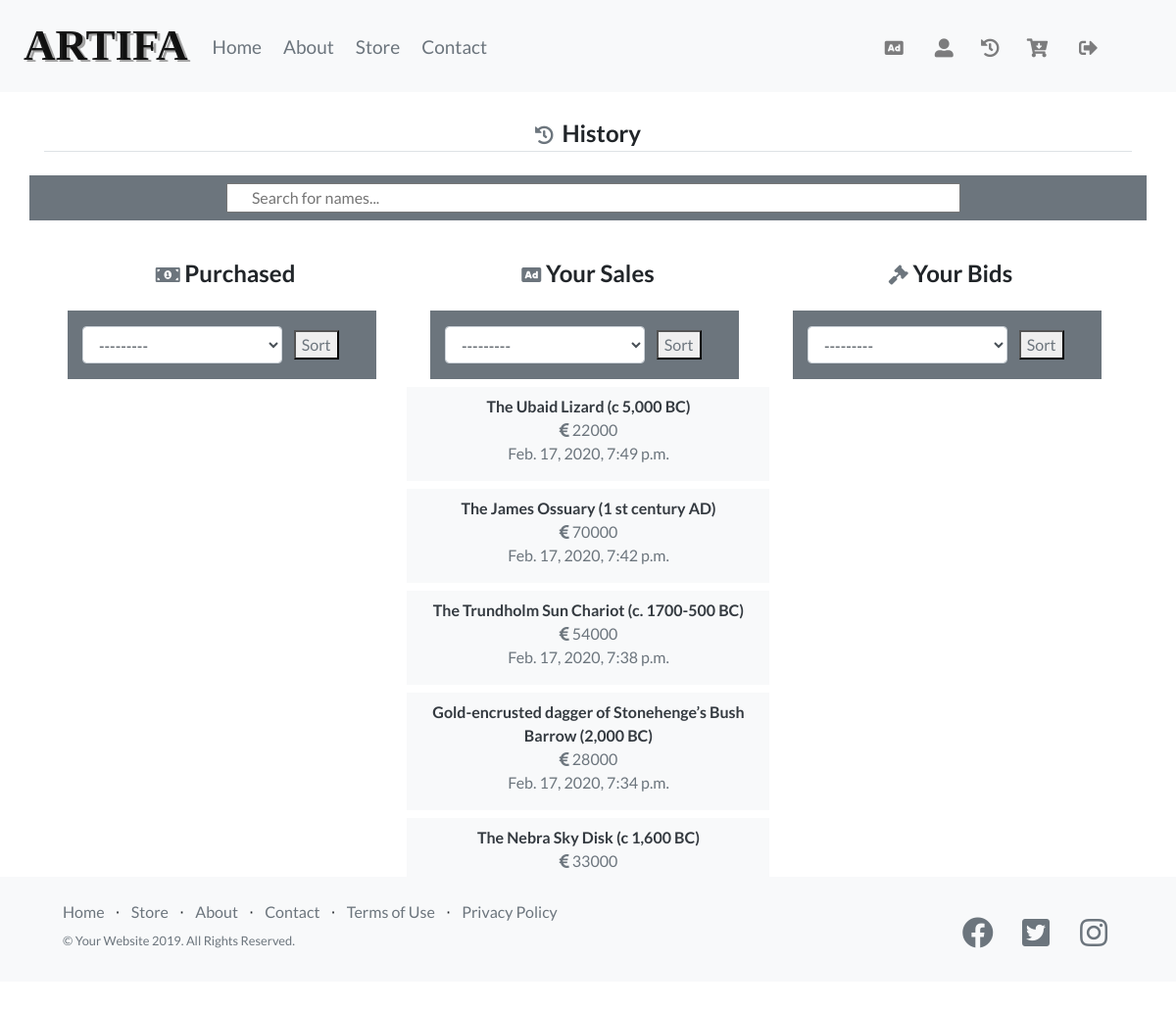
The page /profile/history/ (signed in) on the database its author committed.
### auction_store/models.py (models this page shows, shortened)
class Item(models.Model):
    image = models.ImageField(upload_to='item_pics', default='default.jpg')
    name = models.CharField(max_length=100)
    short = models.CharField(
        max_length=250, verbose_name="Short Description")
    origin_country = models.CharField(max_length=50)
    known_owners = models.CharField(
        max_length=150, verbose_name="Known Owners")
    desc = models.TextField(max_length=900, verbose_name="History")
    link_read_more = models.CharField(
        null=True, blank=True, max_length=900, verbose_name="Read More Link Address")
    price = models.IntegerField(verbose_name="Price (EURO)")
    start_date = models.DateTimeField(auto_now_add=True)
    end_date = models.DateTimeField(null=True, blank=True)
    in_auction = models.BooleanField(default=False)
    start_auction_price = models.IntegerField(
        null=True, blank=True, verbose_name="Auction Price (EURO)")
    sold = models.BooleanField(default=False)
    sold_date = models.DateTimeField(null=True, blank=True)
    sold_price = models.IntegerField(null=True, blank=True)
    bought_at_auction = models.BooleanField(default=False)
    seller = models.ForeignKey(User, on_delete=models.CASCADE)
    buyer = models.ForeignKey(
        User, null=True, blank=True, related_name="buyer", on_delete=models.CASCADE)
    winner = models.ForeignKey(
        User, null=True, blank=True, related_name="winner", on_delete=models.CASCADE)
    cart = models.ForeignKey(Cart, on_delete=models.SET_NULL,
                             blank=True, null=True)
    seller_active = models.BooleanField(default=True)
    buyer_active = models.BooleanField(default=False)
    winner_active = models.BooleanField(default=False)
    MILITARY = 'Military'
    PRIVATE = 'Private'
    TOOLS = 'Tools'
    TREASURE = 'Treasure'
    ARTISTIC = 'Artistic'
    OTHER = 'Other'
    CATEGORY = [
        (MILITARY, 'Military'),
        (PRIVATE, 'Private'),
        (TOOLS, 'Tools'),
        (TREASURE, 'Treasure'),
        (ARTISTIC, 'Artistic'),
        (OTHER, 'Other'),
    ]
    category = models.CharField(
        max_length=20,
        choices=CATEGORY,
        default=OTHER,
    )
    VERY_BAD = 'Very Bad'
    BAD = 'Bad'
    OK = 'OK'
    GOOD = 'Good'
    VERY_GOOD = 'Very Good'
    PERFECT = 'Perfect'
    CONDITION = [
        (VERY_BAD, 'Very Bad'),
        (BAD, 'Bad'),
        (OK, 'OK'),
        (GOOD, 'Good'),
        (VERY_GOOD, 'Very Good'),
        (PERFECT, 'Perfect'),
    ]
    condition = models.CharField(
        max_length=20,
        choices=CONDITION
    )
    @property
    def today_date(self):
        return timezone.now()
    @property
    def finish_date(self):
        return self.end_date

### users/views.py (the view)
# urls.py: path('profile/history/', user_views.history, name='history'),
@login_required
def history(request):
    items = Item.objects.all().order_by('-id')
    bids = Bid.objects.all().order_by('-id')
    the_user = Account.objects.get(user=request.user)
    cart = Cart.objects.get(user=request.user)
    sale_filter = SaleHistoryFilter(request.GET, queryset=items)
    purchase_filter = PurchaseHistoryFilter(request.GET, queryset=items)
    bid_filter = BidHistoryFilter(request.GET, queryset=bids)
    for item in items:
        if item.finish_date != None:
            if (item.finish_date < item.today_date and
                    item.winner != None and item.cart == None):
                item.cart = cart
                the_user.cart = cart
                cart.total += 1
                the_user.history_active = False
                the_user.history_checked = True
                cart.save()
                the_user.save()
                item.save()
        if the_user.history_checked == True:
            the_user.seller_active = False
            the_user.buyer_active = False
            the_user.winner_active = False
    the_user.history_active = False
    the_user.save()
    if request.method == 'GET':
        the_user.history_checked = True
        the_user.save()
    context = {
        'items': items,
        'bids': bids,
        'the_user': the_user,
        'cart': cart,
        'sale_filter': sale_filter,
        'purchase_filter': purchase_filter,
        'bid_filter': bid_filter,
    }
    return render(request, 'users/history.html', context)

### users/templates/users/history.html (shortened to what this page needs)
{% extends 'auction_store/base.html' %}
{% load static %}
{% load crispy_forms_tags %}
{% load crispy_forms_field %}
{% load my_tags %}
{% block content %}
<div id="history-wrapper" class="container">
 <legend class="border-bottom my-4 text-center font-weight-bolder">
  <i class="nav-item fas fa-history text-muted pr-1"></i>
   History
 </legend>
 <div class="row my-3 text-center">
  <div class="col-12 py-2 px-2 bg-secondary">
   <input type="text" id="myInput" onkeyup="searchHistrory()" class="col-8 px-4" placeholder="Search for names..." title="Type in a name">
  </div>
 </div>
 <div class="row m-auto">
  <div class="col-12 col-md-4 px-md-0">
   {% if user.account.buyer_active %}
    <h4 class="text-center pt-4 pb-3 text-danger">
     <i class="fas fa-money-bill-alt history-icon text-danger"></i>
      Purchased
    </h4>
    <form class="col-10 offset-2 m-0 mb-2 ml-4 pr-2" action="" method="GET" name="purchase">
     {% csrf_token %}
      <div class="row bg-secondary pt-3 pb-0 pr-5">
        <div class="form-group col-10 pr-1 font-weight-bold text-white mb-0">
          {{ purchase_filter.form.purchase|as_crispy_field }}
        </div>
        <div class="form-group col-2 mt-1 pr-1 pl-2 mb-1 font-weight-bold text-white">
         <button class="text-secondary" type="submit" name="btnpurchase"> Sort </button>
        </div>
      </div>
    </form>
    <div class="history-scroll">
    {% for item in purchase_filter.qs %}
     {% if item.buyer == user %}
     <a href="{% url 'item-detail' item.id %}"
        class="row bg-light pt-2 mb-2 text-center mb-0">
          <p class="pl-3 col-12">
           <span class="first-active-buyer badge badge-danger d-none">New</span>
           <span class="text-dark font-weight-bold">{{ item.name }}</span>
           <br>
           <span class="text-secondary">
            <i class="fas fa-euro-sign text-muted"></i> {{ item.sold_price }}
           </span>
           <br>
           <span class="text-secondary">
            {{ item.sold_date }}
           </span>
          </p>
        </a>
       <script>
        document.getElementsByClassName("first-active-buyer")[0].classList.remove("d-none");
       </script>
     {% endif %}
    {% endfor %}
    </div>
    {% else %}
    <h4 class="text-center pt-4 pb-3">
      <i class="fas fa-money-bill-alt history-icon text-muted"></i>
      Purchased
    </h4>
    <form class="col-10 offset-2 m-0 mb-2 ml-4 pr-2" action="" method="GET" name="purchase">
      <div class="row bg-secondary pt-3 pb-0 pr-5">
       <div class="form-group col-10 pr-1 font-weight-bold text-white mb-0">
        {{ purchase_filter.form.purchase|as_crispy_field }}
       </div>
      <div class="form-group col-2 mt-1 pr-1 pl-2 mb-1 font-weight-bold text-white">
       <button class="text-secondary" type="submit" name="btnpurchase">Sort</button>
      </div>
      </div>
    </form>
    <div class="history-scroll">
    </div>
    {% endif %}
  </div>
  <div class="col-12 col-md-4 px-md-0">
   {% if user.account.seller_active %}
    <h4 class="text-center pt-4 pb-3 text-danger">
     <i class="fas fa-ad history-icon text-danger"></i>
     Your Sales
    </h4>
    <form class="col-10 offset-2 m-0 mb-2 ml-4 pr-2" action="" method="GET" name="sale">
     {% csrf_token %}
      <div class="row bg-secondary pt-3 pb-0 pr-5">
       <div class="form-group col-10 pr-1 font-weight-bold text-white mb-0">
        {{ sale_filter.form.sale|as_crispy_field }}
       </div>
       <div class="form-group col-2 mt-1 pr-1 pl-2 mb-1 font-weight-bold text-white">
         <button class="text-secondary" type="submit" name="btnsale">Sort</button>
        </div>
     </div>
    </form>
    <div class="history-scroll">
     {% for item in sale_filter.qs %}
      {% if item.seller == user %}
        <a href="{% url 'item-detail' item.id %}"
         class="row bg-light pt-2 mb-2 text-center mb-0">
          <p class="pl-3 col-12">
           <span class="first-active-seller badge badge-danger d-none">New</span>
           <span class="text-dark font-weight-bold">{{ item.name }}</span>
           <br>
           <span class="text-secondary">
            <i class="fas fa-euro-sign text-muted"></i> {{ item.price }}
           </span>
           <br>
           <span class="text-secondary">
            {{ item.start_date }}
           </span>
          </p>
        </a>
      {% endif %}
     {% endfor %}
     <script>
      document.getElementsByClassName("first-active-seller")[0].classList.remove("d-none");
     </script>
     </script>
    </div>
  {% else %}
   <h4 class="text-center pt-4 pb-3">
    <i class="fas fa-ad history-icon text-muted"></i>
     Your Sales
   </h4>
   <form class="col-10 offset-2 m-0 mb-2 ml-4 pr-2" action="" method="GET" name="sale">
      <div class="row bg-secondary pt-3 pb-0 pr-5">
       <div class="form-group col-10 pr-1 font-weight-bold text-white mb-0">
        {{ sale_filter.form.sale|as_crispy_field }}
       </div>
      <div class="form-group col-2 mt-1 pr-1 pl-2 mb-1 font-weight-bold text-white">
       <button class="text-secondary" type="submit" name="btnsale">Sort</button>
      </div>
    </div>
   </form>
   <div class="history-scroll">
    {% for item in sale_filter.qs %}
     {% if item.seller == user %}
       <a href="{% url 'item-detail' item.id %}"
         class="row bg-light pt-2 mb-2 text-center mb-0">
          <p class="pl-3 col-12">
           <span class="text-dark font-weight-bold">{{ item.name }}</span>
           <br>
           <span class="text-secondary">
            <i class="fas fa-euro-sign text-muted"></i> {{ item.price }}
           </span>
           <br>
           <span class="text-secondary">
            {{ item.start_date }}
           </span>
          </p>
        </a>
     {% endif %}
    {% endfor %}
  </div>
    {% endif %}
  </div>
  <div class="col-12 col-md-4 px-md-0">
   {% if user.account.winner_active %}
    <h4 class="text-center pt-4 pb-3 text-danger">
     <i class="fas fa-gavel history-icon text-danger"></i>
     Your Bids
    </h4>
    <form class="col-10 offset-2 m-0 mb-2 ml-4 pr-2" action="" method="GET" name="bid">
     {% csrf_token %}
      <div class="row bg-secondary pt-3 pb-0 pr-5">
       <div class="form-group col-10 pr-1 font-weight-bold text-white mb-0">
        {{ bid_filter.form.bid_sort|as_crispy_field }}
       </div>
       <div class="form-group col-2 mt-1 pr-1 pl-2 mb-1 font-weight-bold text-white">
        <button class="text-secondary" type="submit" name="btnbid">Sort</button>
       </div>
     </div>
    </form>
    <div class="history-scroll">
     {% for bid in bid_filter.qs %}
      {% if bid.bidder == user %}
       <a href="{% url 'item-detail' bid.item.id %}"
         class="row bg-light pt-2 mb-2 text-center mb-0">
          <p class="pl-3 col-12">
           <span class="first-active-winner badge badge-danger d-none">New</span>
           <span class="text-dark font-weight-bold">{{ bid.item.name }}</span>
           <br>
           <span class="text-secondary">
            <i class="fas fa-euro-sign text-muted"></i> {{ bid.amount }}
           </span>
           <br>
           <span class="text-secondary">
            {{ bid.date }}
           </span>
          </p>
        </a>
      {% endif %}
     {% endfor %}
     <script>
      document.getElementsByClassName("first-active-winner")[0].classList.remove("d-none");
     </script>
     </script>
    </div>
   {% else %}
   <h4 class="text-center pt-4 pb-3">
    <i class="fas fa-gavel history-icon text-muted"></i>
     Your Bids</h4>
    <form class="col-10 offset-2 m-0 mb-2 ml-4 pr-2" action="" method="GET" name="purchase">
      <div class="row bg-secondary pt-3 pb-0 pr-5">
       <div class="form-group col-10 pr-1 font-weight-bold text-white mb-0">
        {{ bid_filter.form.bid_sort|as_crispy_field }}
       </div>
       <div class="form-group col-2 mt-1 pr-1 pl-2 mb-1 font-weight-bold text-white">
        <button class="text-secondary" type="submit" name="btnbid">Sort</button>
       </div>
     </div>
    </form>
    <div class="history-scroll">
    </div>
     {% endif %}
   </div>
 </div>
</div>
{% endblock content %}

### auction_store/static/css/main.css (style rules this page uses)
body { font-family: 'Lato', 'Helvetica Neue', Helvetica, Arial, sans-serif; }
h1, h2, h3, h4, h5, h6 { font-family: 'Lato', 'Helvetica Neue', Helvetica, Arial, sans-serif; font-weight: 700; }
.nav-item { font-size: 19px; }
.history-icon { font-size: 20px; }
a { color: #023b6d; text-decoration: none; }
.history-scroll { width: auto; height: 500px; overflow-y: auto; overflow-x: hidden; }

### rows shown on the page
Item: name "The Ubaid Lizard (c 5,000 BC)", price "22000", start_date "Feb. 17, 2020, 7:49 p.m."
Item: name "The James Ossuary (1 st century AD)", price "70000", start_date "Feb. 17, 2020, 7:42 p.m."
Item: name "The Trundholm Sun Chariot (c. 1700-500 BC)", price "54000", start_date "Feb. 17, 2020, 7:38 p.m."
Item: name "Gold-encrusted dagger of Stonehenge’s Bush Barrow (2,000 BC)", price "28000", start_date "Feb. 17, 2020, 7:34 p.m."
Item: name "The Nebra Sky Disk (c 1,600 BC)", price "33000"
